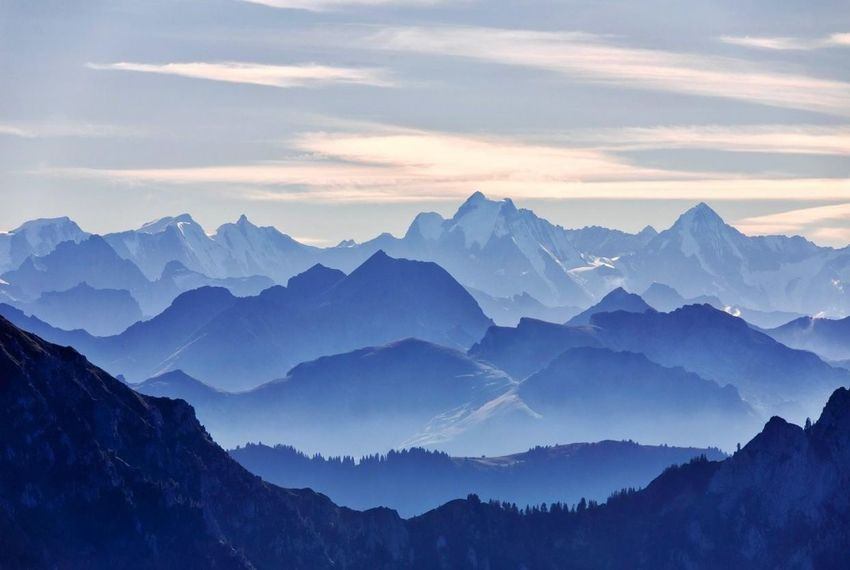
#> input picture Mountain.jpeg, 850 x 570 px
$ python code.py
#> lines starting #> are read from the running program, lines starting #| are printed output that depends on the picture
# Mountain Climbers
# Nitish Gupta
# Python RGB Image Processor

import time

t7 = time.time()
t0 = time.time()
from PIL import Image

t1 = time.time()
print(t1 - t0)


# Define is_red function
def is_red(r, g, b):
	return (0 <= r <= 70 and 20 <= g <= 190 and 169 <= b <= 300)


# Load image
t3 = time.time()
image_mountain = Image.open("Mountain.jpeg").load()
image_ballon = Image.open("ballon.jpeg").load()
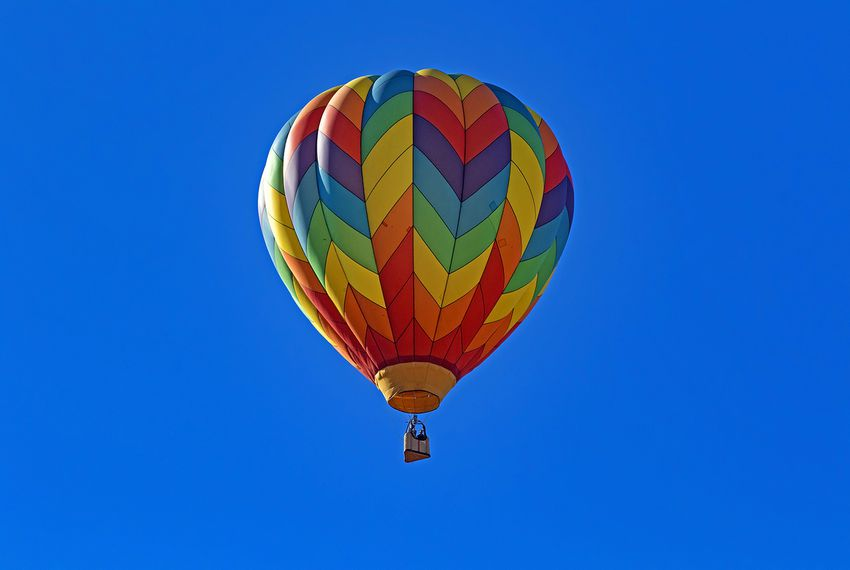
#> input picture ballon.jpeg, 850 x 570 px
#print(image_ballon[0,0])

r = image_ballon[0, 0][0]
#> r = 12
g = image_ballon[0, 0][1]
#> g = 102
b = image_ballon[0, 0][2]
#> b = 216
t4 = time.time()
#print(is_red(r,g,b))

# Create output canvas
image_output = Image.open("ballon.jpg")
#> image_output is the input picture: PIL image 850x570 RGB; mean R, G, B 25.8, 97.9, 192

# Get width and height of image
width = image_output.width
#> width = 850
height = image_output.height
#> height = 570
#print(width,height)
t5 = time.time()
for i in range(width):
	for j in range(height):
		r = image_ballon[i, j][0]
		g = image_ballon[i, j][1]
		b = image_ballon[i, j][2]
		if is_red(r, g, b):
			xy = (i, j)
			color = image_mountain[i, j]
			image_output.putpixel(xy, color)
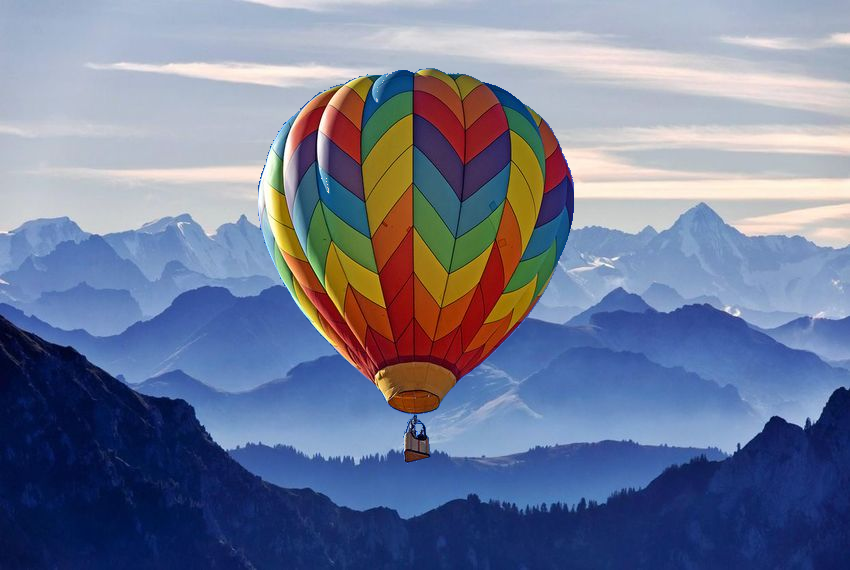
#> image_output: PIL image 850x570 RGB; mean R, G, B 113.4, 123.3, 151
image_output.save("Result.png", "png")
t6 = time.time()
t8 = time.time()
print("It took " + str(t1 - t0) + " seconds for import")
print("It took " + str(t4 - t3) + " seconds for image load")
print("It took " + str(t6 - t5) + " seconds for the loop ")
print("It took " + str(t8 - t7) + " seconds total")

print("Checkout the output in the file named: " + "Result.png")
